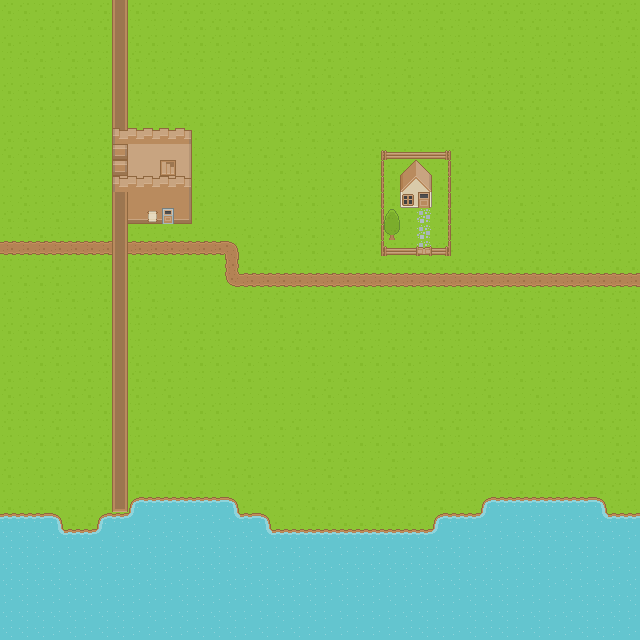

A 2D game scene composited from a Tiled map and its tileset images. What follows is a short description and the map's XML, with each tile layer's data collapsed to a summary:
An orthogonal 40x40 tile map with 16x16 px tiles, 4 tile layers (Tile Layer 1, Tile Layer 3, Tile Layer 2, Tile Layer 4).

<map version="1.2" tiledversion="1.3.4" orientation="orthogonal" renderorder="right-down" width="40" height="40" tilewidth="16" tileheight="16" infinite="0" nextlayerid="6" nextobjectid="1">
 <tileset firstgid="1" source="general.tsx" />
 <layer id="1" name="Tile Layer 1" width="40" height="40">
  <data>[1600 cells, 1600 non-empty, 12 distinct tile ids]</data>
 </layer>
 <layer id="3" name="Tile Layer 3" width="40" height="40">
  <data>[1600 cells, 82 non-empty, 16 distinct tile ids]</data>
 </layer>
 <layer id="2" name="Tile Layer 2" width="40" height="40">
  <data>[1600 cells, 32 non-empty, 19 distinct tile ids]</data>
 </layer>
 <layer id="4" name="Tile Layer 4" width="40" height="40">
  <data>[1600 cells, 13 non-empty, 6 distinct tile ids]</data>
 </layer>
</map>
